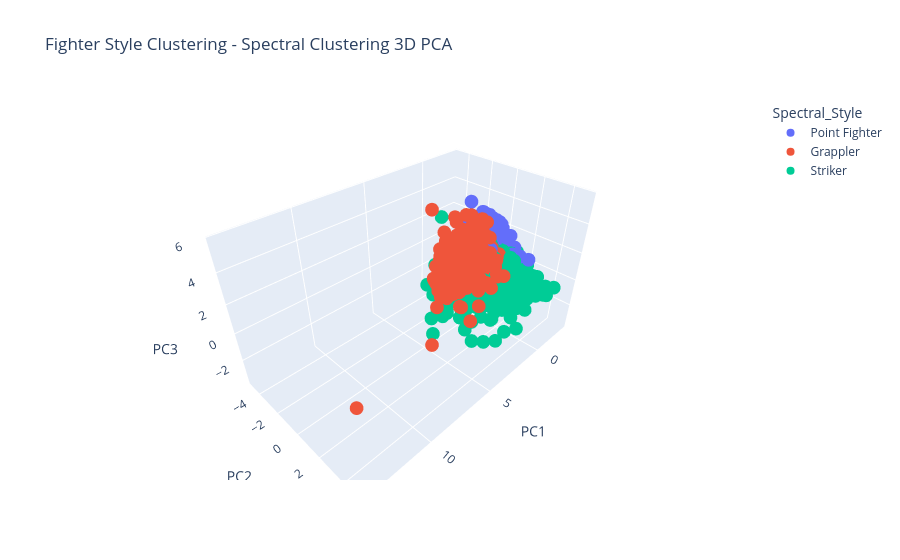

The code cell stored with this chart in its notebook:
### Code cell
# ---------- Label Spectral clusters ----------
spectral_summary = (
    fighter_style_stats
    .groupby("Spectral_Style")[style_feature_cols]
    .mean()
)

spectral_summary_z = (
    spectral_summary - fighter_style_stats[style_feature_cols].mean()
) / fighter_style_stats[style_feature_cols].std()

grappler_score = (
    spectral_summary_z["avg_TD_landed"]
    + spectral_summary_z["avg_TD_pct"]
    + spectral_summary_z["avg_SUB_ATT"]
    + spectral_summary_z["PercWinsBySubmission"]
)

striker_score = (
    spectral_summary_z["avg_SIG_STR_landed"]
    + spectral_summary_z["avg_SIG_STR_pct"]
    + spectral_summary_z["PercWinsByKO"]
)

point_score = (
    spectral_summary_z["PercWinsByDecision"]
    + spectral_summary_z["avg_SIG_STR_pct"]
    - spectral_summary_z["PercWinsByKO"]
    - spectral_summary_z["PercWinsBySubmission"]
)

spectral_style_labels = {}

grappler_cluster = grappler_score.idxmax()
spectral_style_labels[grappler_cluster] = "Grappler"

remaining = [c for c in spectral_summary.index if c not in spectral_style_labels]

striker_cluster = striker_score.loc[remaining].idxmax()
spectral_style_labels[striker_cluster] = "Striker"

remaining = [c for c in spectral_summary.index if c not in spectral_style_labels]

point_cluster = point_score.loc[remaining].idxmax()
spectral_style_labels[point_cluster] = "Point Fighter"

print(spectral_style_labels)
display(spectral_summary)

# ---------- 3D PCA visualization for Spectral Clustering ----------
pca = PCA(n_components=3, random_state=RANDOM_STATE)
pca_components = pca.fit_transform(scaled_style_features)

spectral_pca_data = pd.DataFrame(
    pca_components,
    columns=["PC1", "PC2", "PC3"]
)

spectral_pca_data["fighter"] = fighter_style_stats["fighter"].values

spectral_pca_data["Spectral_Style"] = (
    fighter_style_stats["Spectral_Style"]
    .map(spectral_style_labels)
    .values
)

fig = px.scatter_3d(
    spectral_pca_data,
    x="PC1",
    y="PC2",
    z="PC3",
    color="Spectral_Style",
    hover_name="fighter",
    title="Fighter Style Clustering - Spectral Clustering 3D PCA"
)

fig.show()

### Figure 1 — Plotly figure (JSON) as saved in the notebook; plotly's stock layout.template omitted (floating-point values rounded to 4 significant figures; data arrays with more than 128 entries replaced by an {"elided": "..."} marker saying what was removed)
{"data": [{"hovertemplate": "<b>%{hovertext}</b><br><br>Spectral_Style=Point Fighter<br>PC1=%{x}<br>PC2=%{y}<br>PC3=%{z}<extra></extra>", "hovertext": {"elided": "378 str values"}, "legendgroup": "Point Fighter", "marker": {"color": "#636efa", "symbol": "circle"}, "mode": "markers", "name": "Point Fighter", "scene": "scene", "showlegend": true, "type": "scatter3d", "x": {"elided": "378 float values"}, "y": {"elided": "378 float values"}, "z": {"elided": "378 float values"}}, {"hovertemplate": "<b>%{hovertext}</b><br><br>Spectral_Style=Grappler<br>PC1=%{x}<br>PC2=%{y}<br>PC3=%{z}<extra></extra>", "hovertext": {"elided": "448 str values"}, "legendgroup": "Grappler", "marker": {"color": "#EF553B", "symbol": "circle"}, "mode": "markers", "name": "Grappler", "scene": "scene", "showlegend": true, "type": "scatter3d", "x": {"elided": "448 float values"}, "y": {"elided": "448 float values"}, "z": {"elided": "448 float values"}}, {"hovertemplate": "<b>%{hovertext}</b><br><br>Spectral_Style=Striker<br>PC1=%{x}<br>PC2=%{y}<br>PC3=%{z}<extra></extra>", "hovertext": {"elided": "1309 str values"}, "legendgroup": "Striker", "marker": {"color": "#00cc96", "symbol": "circle"}, "mode": "markers", "name": "Striker", "scene": "scene", "showlegend": true, "type": "scatter3d", "x": {"elided": "1309 float values"}, "y": {"elided": "1309 float values"}, "z": {"elided": "1309 float values"}}], "layout": {"legend": {"title": {"text": "Spectral_Style"}, "tracegroupgap": 0}, "scene": {"domain": {"x": [0, 1], "y": [0, 1]}, "xaxis": {"title": {"text": "PC1"}}, "yaxis": {"title": {"text": "PC2"}}, "zaxis": {"title": {"text": "PC3"}}}, "title": {"text": "Fighter Style Clustering - Spectral Clustering 3D PCA"}}}
